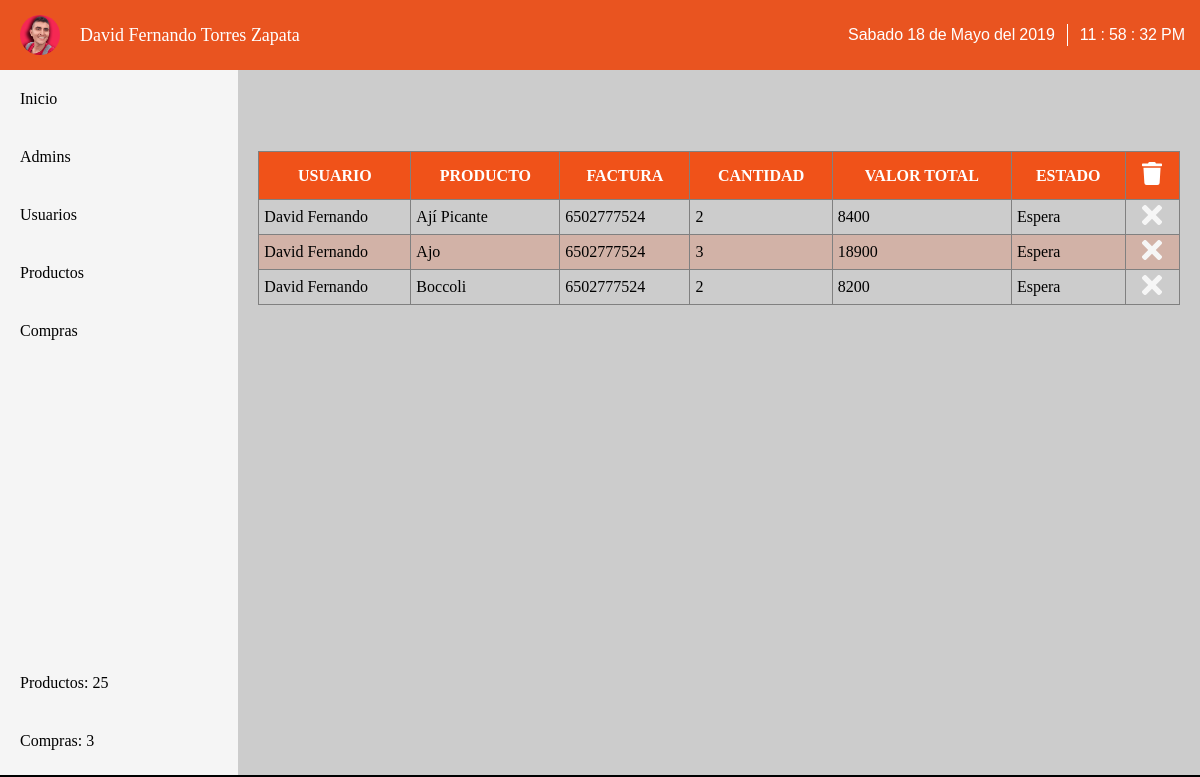
/admin/views/compras.php (signed in), run on the app's committed database.
### tables this page shows
CREATE TABLE `compras` (
  `id` int(11) NOT NULL,
  `usuarios_id` int(11) NOT NULL,
  `productos_id` int(11) NOT NULL,
  `factura` varchar(45) NOT NULL,
  `cantidad` int(11) NOT NULL,
  `valor` float NOT NULL,
  `estado` enum('activo','espera','inactivo') NOT NULL DEFAULT 'espera'
);

CREATE TABLE `usuarios` (
  `id` int(11) NOT NULL,
  `nombre` varchar(45) NOT NULL,
  `apellido` varchar(45) NOT NULL,
  `email` varchar(150) NOT NULL,
  `password` varchar(150) NOT NULL,
  `direccion` varchar(100) NOT NULL,
  `telefono` varchar(20) DEFAULT NULL,
  `estado` enum('activo','inactivo') NOT NULL DEFAULT 'activo'
);

CREATE TABLE `productos` (
  `id` int(11) NOT NULL,
  `admins_id` int(11) NOT NULL,
  `foto` text NOT NULL,
  `nombre` varchar(45) NOT NULL,
  `descripcion` text NOT NULL,
  `cantidad` int(11) NOT NULL,
  `valor` float NOT NULL,
  `estado` enum('activo','inactivo') NOT NULL
);

### admin/views/compras.php (the view, shortened to what this page needs)
<?php
if (isset($_SESSION['ident'])) {
	include('../../controllers/conexion.php');
	$id = $_SESSION['ident'];
	$query= "SELECT * FROM admins WHERE id = '$id';";
	$consulta = mysqli_query($conexion, $query);
	$mostrar = mysqli_fetch_array($consulta);
	$query2= "select c.id as id_compras, c.factura as factura, c.cantidad as cantidad, c.valor as valor, c.estado as estado, p.id as id_productos, p.nombre as nombre_productos, u.id as id_usuarios, u.nombre as nombre_usuarios from compras as c left join usuarios as u on u.id = c.usuarios_id left join productos as p on p.id = c.productos_id;";
	$consulta2 = mysqli_query($conexion, $query2);
	if ($result = $conexion->query("SELECT * FROM productos")) {
		$row_cnt = $result->num_rows;
	}
	if ($result2 = $conexion->query("SELECT * FROM compras")) {
		$row_cnt2 = $result2->num_rows;
	}
	?>
	<!DOCTYPE html>
	<html lang="es">
	<head>
		<link rel="stylesheet" href="../css/index.css">
	</head>
	<body>
		<div class="container">
			<header class="content-header">
				<nav class="main-nav">
					<div class="content-user">
						<img src="<?php echo '../'.$mostrar['foto']; ?>" alt="img" class="content-img">
						<p class="text"> <?php echo $mostrar['nombre']; ?> <?php echo $mostrar['apellido']; ?></p>
					</div>
					<div class="container-menu">
						<div class="todo">
							<div class="caja">
								<div class="fecha">
									<p id="diaSemana" class="diaSemana"></p>
									<p id="dia" class="dia"></p>
									<p>de</p>
									<p id="mes" class="mes"></p>
									<p>del</p>
									<p id="year" class="year"></p>
								</div>
								<div class="reloj">
									<p id="horas" class="horas"></p>
									<p>:</p>
									<p id="minutos" class="minutos"></p>
									<p>:</p>
									<p id="segundos" class="segundos"></p>
									<p id="ampm" class="ampm"></p>
								</div>
							</div>
						</div>
					</div>
				</nav>
			</header>
			<section>
				<aside class="container-aside">
					<ul class="aside-list">
						<li class="aside-item">
							<a href="index.php">Inicio</a>
						</li>
						<li class="aside-item">
							<a href="admin.php">Admins</a>
						</li>
						<li class="aside-item">
							<a href="user.php">Usuarios</a>
						</li>
						<li class="aside-item">
							<a href="productos.php">Productos</a>
						</li>
						<li class="aside-item">
							<a href="#">Compras</a>
						</li>
					</ul>
					<ul class="aside-list ultimo">
						<a href="#">Productos: <?php echo $row_cnt; ?></a>
						<a href="#">Compras:  <?php echo $row_cnt2; ?></a>
					</ul>
				</aside>
				<article  class="container-article">
					<div class="container-info">
						<div class="content-info">
							<table border="1px" id="table_id" class="display">
								<thead>
									<tr>
										<th>Usuario</th>
										<th>Producto</th>
										<th>Factura</th>
										<th>Cantidad</th>
										<th>Valor Total</th>
										<th>Estado</th>
										<th><img src="../img/borrar.svg" alt="Borrar"></th>
									</tr>
								</thead>
								<?php
								while ($mostrar2 =  mysqli_fetch_array($consulta2)) {
									?>
									<tr>
										<td><?php echo $mostrar2['nombre_usuarios']; ?></td>
										<td><?php echo $mostrar2['nombre_productos']; ?></td>
										<td><?php echo $mostrar2['factura']; ?></td>
										<td id="cantidad"><?php echo $mostrar2['cantidad']; ?></td>
										<td id="valor"><?php echo $mostrar2['valor']; ?></td>
										<td><?php echo $mostrar2['estado']; ?></td>
										<td class="center">
											<a href="../../controllers/admins/eliminar.compras.php?id=<?php echo $mostrar2['id_compras']; ?>"><img src="../img/borrando.svg" class="eliminar-formulario" class="eliminar-formulario" alt="Eliminar">
											</a>
										</td>
									</tr>
									<?php
								}
								?>
							</table>
						</div>
				</div>
			</article>
		</section>
	</div>
</body>
</html>
<?php
}
else{
	echo '<script languaje="javascript">
	var mensaje ="Usted no tiene acceso a este contenido, por favor inicie sesión";
	alert(mensaje);
	window.location.href= "../index.php"
	</script>';
}
?>

### admin/css/index.css (style rules this page uses)
body:after { content:"Hecho por compañia S.S "; position: absolute; bottom: 0; right: 0; width: 100vw; background-color: black; color:white; text-align: right; padding: 5px 30px; font-size: 12px; }
* { margin: 0; padding: 0; box-sizing: border-box; }
.container { position: relative; width: 100%; height: 100vh; background-color: #ccc; overflow-y:scroll; }
.content-header { position: relative; top: 0; left: 0; width: 100%; background-color: #e95420; z-index: 100000; padding-right: 20px; }
.content-header .main-nav { width: 100%; display: flex; justify-content: space-between; align-items: center; margin: auto; }
.content-header .main-nav .content-user { display: flex; align-items: center; font-size: 18px; color:white; text-transform: capitalize; padding-left: 20px; cursor:none; }
.content-img { width: 40px; height: 40px; border-radius: 50%; margin-right: 30px; margin-right: 20px; }
.container-menu { position: relative; width: 30%; padding: 20px; display: flex; }
.todo { position: relative; top: 0; left: 0; display: flex; justify-content: center; align-items: center; color:white; }
.caja { width: 100%; display: flex; }
.caja p { font-size: 16px; margin: 2px; }
.fecha { display: flex; align-items: center; font-family: Oswald,arial; }
.reloj { display: flex; font-family: oswald,arial; width: 100%; border-left: 1px solid white; margin: 0 10px; padding:0 10px; }
section { display: flex; }
.container-aside { position: relative; top: 0; left: 0; width: 300px; height: 90vh; background-color: rgba(255,255,255,.8); display: flex; flex-direction: column; justify-content: space-between; padding: 0 0 20px; }
.container-aside .aside-list a { display: block; padding: 20px; text-decoration: none; text-transform: capitalize; transition: all linear .3s; color:black; }
.container-article { position: relative; width: 100vw; height: 90vh; padding: 20px; }
.container-info { position: relative; width: 100%; height: 90%; display: flex; flex-direction: column; justify-content: center; align-items: flex-end; }
.container-info .content-info { position: relative; width: 100%; height: 80%; overflow-y:scroll; }
.container-info .content-info table { width: 100%; border-collapse: collapse; }
.container-info .content-info table th { background-color:hsla(16, 88%, 52%, 1) ; color:white; padding: 10px; cursor:pointer; text-transform: uppercase; }
.container-info .content-info table img { width: 20px; cursor:pointer; }
.container-info .content-info table td, .container-info .content-info table tr { transition: all linear .3s; }
.container-info .content-info table td { padding: 5px; text-transform: capitalize; }
.container-info .content-info table td.center { text-align: center; }
.container-info .content-info table tr:nth-child(2n) { background-color:hsla(16, 83%, 50%, 0.2) ; }

### data on the page
compras: usuarios.nombre "David Fernando", productos.nombre "Ají Picante", factura "6502777524", cantidad "2", valor "8400", estado "Espera"
compras: usuarios.nombre "David Fernando", productos.nombre "Ajo", factura "6502777524", cantidad "3", valor "18900", estado "Espera"
compras: usuarios.nombre "David Fernando", productos.nombre "Boccoli", factura "6502777524", cantidad "2", valor "8200", estado "Espera"

### other printed values
$mostrar['nombre'] "David Fernando"
$mostrar['apellido'] "Torres Zapata"
$row_cnt "25"
$row_cnt2 "3"
